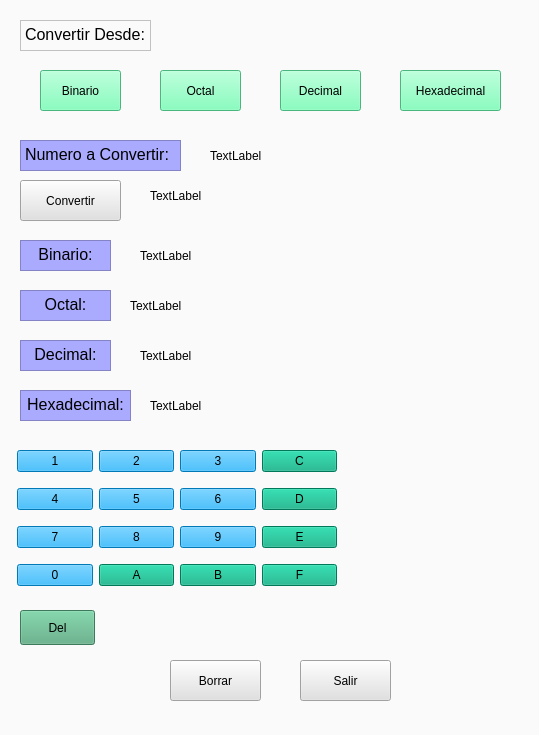
<?xml version="1.0" encoding="UTF-8"?>
<ui version="4.0">
 <class>ConversorEntreBases</class>
 <widget class="QWidget" name="ConversorEntreBases">
  <property name="geometry">
   <rect>
    <x>0</x>
    <y>0</y>
    <width>539</width>
    <height>735</height>
   </rect>
  </property>
  <property name="windowTitle">
   <string>Conversor Entre Bases</string>
  </property>
  <property name="styleSheet">
   <string notr="true">
background-color: rgb(250, 250, 250);</string>
  </property>
  <widget class="QTextEdit" name="TextCon">
   <property name="geometry">
    <rect>
     <x>20</x>
     <y>20</y>
     <width>131</width>
     <height>31</height>
    </rect>
   </property>
   <property name="styleSheet">
    <string notr="true">font: 12pt &quot;Arial&quot;;</string>
   </property>
   <property name="html">
    <string>&lt;!DOCTYPE HTML PUBLIC &quot;-//W3C//DTD HTML 4.0//EN&quot; &quot;http://www.w3.org/TR/REC-html40/strict.dtd&quot;&gt;
&lt;html&gt;&lt;head&gt;&lt;meta name=&quot;qrichtext&quot; content=&quot;1&quot; /&gt;&lt;style type=&quot;text/css&quot;&gt;
p, li { white-space: pre-wrap; }
&lt;/style&gt;&lt;/head&gt;&lt;body style=&quot; font-family:'Arial'; font-size:12pt; font-weight:400; font-style:normal;&quot;&gt;
&lt;p style=&quot; margin-top:0px; margin-bottom:0px; margin-left:0px; margin-right:0px; -qt-block-indent:0; text-indent:0px;&quot;&gt;&lt;span style=&quot; color:#000000;&quot;&gt;Convertir Desde:&lt;/span&gt;&lt;/p&gt;&lt;/body&gt;&lt;/html&gt;</string>
   </property>
  </widget>
  <widget class="QTextEdit" name="BotonNum">
   <property name="geometry">
    <rect>
     <x>20</x>
     <y>140</y>
     <width>161</width>
     <height>31</height>
    </rect>
   </property>
   <property name="styleSheet">
    <string notr="true">font: 12pt &quot;Arial&quot;;
background-color: rgb(170, 170, 255);</string>
   </property>
   <property name="html">
    <string>&lt;!DOCTYPE HTML PUBLIC &quot;-//W3C//DTD HTML 4.0//EN&quot; &quot;http://www.w3.org/TR/REC-html40/strict.dtd&quot;&gt;
&lt;html&gt;&lt;head&gt;&lt;meta name=&quot;qrichtext&quot; content=&quot;1&quot; /&gt;&lt;style type=&quot;text/css&quot;&gt;
p, li { white-space: pre-wrap; }
&lt;/style&gt;&lt;/head&gt;&lt;body style=&quot; font-family:'Arial'; font-size:12pt; font-weight:400; font-style:normal;&quot;&gt;
&lt;p style=&quot; margin-top:0px; margin-bottom:0px; margin-left:0px; margin-right:0px; -qt-block-indent:0; text-indent:0px;&quot;&gt;&lt;span style=&quot; color:#000000;&quot;&gt;Numero a Convertir:&lt;/span&gt;&lt;/p&gt;&lt;/body&gt;&lt;/html&gt;</string>
   </property>
  </widget>
  <widget class="QPushButton" name="Binario">
   <property name="geometry">
    <rect>
     <x>40</x>
     <y>70</y>
     <width>81</width>
     <height>41</height>
    </rect>
   </property>
   <property name="styleSheet">
    <string notr="true">font: 75 12pt &quot;Arial&quot;;
background-color: rgb(101, 255, 175);</string>
   </property>
   <property name="text">
    <string>Binario</string>
   </property>
  </widget>
  <widget class="QPushButton" name="Octal">
   <property name="geometry">
    <rect>
     <x>160</x>
     <y>70</y>
     <width>81</width>
     <height>41</height>
    </rect>
   </property>
   <property name="styleSheet">
    <string notr="true">font: 75 12pt &quot;Arial&quot;;
background-color: rgb(101, 255, 175);</string>
   </property>
   <property name="text">
    <string>Octal</string>
   </property>
  </widget>
  <widget class="QPushButton" name="Decimal">
   <property name="geometry">
    <rect>
     <x>280</x>
     <y>70</y>
     <width>81</width>
     <height>41</height>
    </rect>
   </property>
   <property name="styleSheet">
    <string notr="true">font: 75 12pt &quot;Arial&quot;;
background-color: rgb(101, 255, 175);</string>
   </property>
   <property name="text">
    <string>Decimal</string>
   </property>
  </widget>
  <widget class="QPushButton" name="Hexadecimal">
   <property name="geometry">
    <rect>
     <x>400</x>
     <y>70</y>
     <width>101</width>
     <height>41</height>
    </rect>
   </property>
   <property name="styleSheet">
    <string notr="true">font: 75 12pt &quot;Arial&quot;;
background-color: rgb(101, 255, 175);</string>
   </property>
   <property name="text">
    <string>Hexadecimal</string>
   </property>
  </widget>
  <widget class="QTextEdit" name="BotonBin">
   <property name="geometry">
    <rect>
     <x>20</x>
     <y>240</y>
     <width>91</width>
     <height>31</height>
    </rect>
   </property>
   <property name="styleSheet">
    <string notr="true">font: 12pt &quot;Arial&quot;;
background-color: rgb(170, 170, 255);</string>
   </property>
   <property name="html">
    <string>&lt;!DOCTYPE HTML PUBLIC &quot;-//W3C//DTD HTML 4.0//EN&quot; &quot;http://www.w3.org/TR/REC-html40/strict.dtd&quot;&gt;
&lt;html&gt;&lt;head&gt;&lt;meta name=&quot;qrichtext&quot; content=&quot;1&quot; /&gt;&lt;style type=&quot;text/css&quot;&gt;
p, li { white-space: pre-wrap; }
&lt;/style&gt;&lt;/head&gt;&lt;body style=&quot; font-family:'Arial'; font-size:12pt; font-weight:400; font-style:normal;&quot;&gt;
&lt;p align=&quot;center&quot; style=&quot; margin-top:0px; margin-bottom:0px; margin-left:0px; margin-right:0px; -qt-block-indent:0; text-indent:0px;&quot;&gt;&lt;span style=&quot; color:#000000;&quot;&gt;Binario:&lt;/span&gt;&lt;/p&gt;&lt;/body&gt;&lt;/html&gt;</string>
   </property>
  </widget>
  <widget class="QTextEdit" name="BotonOctal">
   <property name="geometry">
    <rect>
     <x>20</x>
     <y>290</y>
     <width>91</width>
     <height>31</height>
    </rect>
   </property>
   <property name="styleSheet">
    <string notr="true">font: 12pt &quot;Arial&quot;;
background-color: rgb(170, 170, 255);</string>
   </property>
   <property name="html">
    <string>&lt;!DOCTYPE HTML PUBLIC &quot;-//W3C//DTD HTML 4.0//EN&quot; &quot;http://www.w3.org/TR/REC-html40/strict.dtd&quot;&gt;
&lt;html&gt;&lt;head&gt;&lt;meta name=&quot;qrichtext&quot; content=&quot;1&quot; /&gt;&lt;style type=&quot;text/css&quot;&gt;
p, li { white-space: pre-wrap; }
&lt;/style&gt;&lt;/head&gt;&lt;body style=&quot; font-family:'Arial'; font-size:12pt; font-weight:400; font-style:normal;&quot;&gt;
&lt;p align=&quot;center&quot; style=&quot; margin-top:0px; margin-bottom:0px; margin-left:0px; margin-right:0px; -qt-block-indent:0; text-indent:0px;&quot;&gt;Octal:&lt;/p&gt;&lt;/body&gt;&lt;/html&gt;</string>
   </property>
  </widget>
  <widget class="QTextEdit" name="BotonDec">
   <property name="geometry">
    <rect>
     <x>20</x>
     <y>340</y>
     <width>91</width>
     <height>31</height>
    </rect>
   </property>
   <property name="styleSheet">
    <string notr="true">font: 12pt &quot;Arial&quot;;
background-color: rgb(170, 170, 255);</string>
   </property>
   <property name="html">
    <string>&lt;!DOCTYPE HTML PUBLIC &quot;-//W3C//DTD HTML 4.0//EN&quot; &quot;http://www.w3.org/TR/REC-html40/strict.dtd&quot;&gt;
&lt;html&gt;&lt;head&gt;&lt;meta name=&quot;qrichtext&quot; content=&quot;1&quot; /&gt;&lt;style type=&quot;text/css&quot;&gt;
p, li { white-space: pre-wrap; }
&lt;/style&gt;&lt;/head&gt;&lt;body style=&quot; font-family:'Arial'; font-size:12pt; font-weight:400; font-style:normal;&quot;&gt;
&lt;p align=&quot;center&quot; style=&quot; margin-top:0px; margin-bottom:0px; margin-left:0px; margin-right:0px; -qt-block-indent:0; text-indent:0px;&quot;&gt;Decimal:&lt;/p&gt;&lt;/body&gt;&lt;/html&gt;</string>
   </property>
  </widget>
  <widget class="QTextEdit" name="BotonHex">
   <property name="geometry">
    <rect>
     <x>20</x>
     <y>390</y>
     <width>111</width>
     <height>31</height>
    </rect>
   </property>
   <property name="styleSheet">
    <string notr="true">font: 12pt &quot;Arial&quot;;
background-color: rgb(170, 170, 255);</string>
   </property>
   <property name="html">
    <string>&lt;!DOCTYPE HTML PUBLIC &quot;-//W3C//DTD HTML 4.0//EN&quot; &quot;http://www.w3.org/TR/REC-html40/strict.dtd&quot;&gt;
&lt;html&gt;&lt;head&gt;&lt;meta name=&quot;qrichtext&quot; content=&quot;1&quot; /&gt;&lt;style type=&quot;text/css&quot;&gt;
p, li { white-space: pre-wrap; }
&lt;/style&gt;&lt;/head&gt;&lt;body style=&quot; font-family:'Arial'; font-size:12pt; font-weight:400; font-style:normal;&quot;&gt;
&lt;p align=&quot;center&quot; style=&quot; margin-top:0px; margin-bottom:0px; margin-left:0px; margin-right:0px; -qt-block-indent:0; text-indent:0px;&quot;&gt;Hexadecimal:&lt;/p&gt;&lt;/body&gt;&lt;/html&gt;</string>
   </property>
  </widget>
  <widget class="QPushButton" name="Borrar">
   <property name="geometry">
    <rect>
     <x>170</x>
     <y>660</y>
     <width>91</width>
     <height>41</height>
    </rect>
   </property>
   <property name="styleSheet">
    <string notr="true">background-color: rgb(225, 225, 225);
font: 87 12pt &quot;Arial Black&quot;;</string>
   </property>
   <property name="text">
    <string>Borrar</string>
   </property>
  </widget>
  <widget class="QPushButton" name="Salir">
   <property name="geometry">
    <rect>
     <x>300</x>
     <y>660</y>
     <width>91</width>
     <height>41</height>
    </rect>
   </property>
   <property name="styleSheet">
    <string notr="true">background-color: rgb(225, 225, 225);
font: 87 12pt &quot;Arial Black&quot;;</string>
   </property>
   <property name="text">
    <string>Salir</string>
   </property>
  </widget>
  <widget class="QPushButton" name="Borrar_2">
   <property name="geometry">
    <rect>
     <x>20</x>
     <y>180</y>
     <width>101</width>
     <height>41</height>
    </rect>
   </property>
   <property name="styleSheet">
    <string notr="true">background-color: rgb(225, 225, 225);
font: 75 10pt &quot;Arial&quot;;</string>
   </property>
   <property name="text">
    <string>Convertir</string>
   </property>
  </widget>
  <widget class="QWidget" name="layoutWidget">
   <property name="geometry">
    <rect>
     <x>17</x>
     <y>440</y>
     <width>320</width>
     <height>160</height>
    </rect>
   </property>
   <layout class="QGridLayout" name="gridLayout">
    <item row="0" column="0">
     <widget class="QPushButton" name="botonUno">
      <property name="styleSheet">
       <string notr="true">background-color: rgb(0, 170, 255);
font: 87 14pt &quot;Arial Black&quot;;</string>
      </property>
      <property name="text">
       <string>1</string>
      </property>
      <property name="shortcut">
       <string>1</string>
      </property>
     </widget>
    </item>
    <item row="0" column="1">
     <widget class="QPushButton" name="botonDos">
      <property name="styleSheet">
       <string notr="true">background-color: rgb(0, 170, 255);
font: 87 14pt &quot;Arial Black&quot;;</string>
      </property>
      <property name="text">
       <string>2</string>
      </property>
      <property name="shortcut">
       <string>2</string>
      </property>
     </widget>
    </item>
    <item row="0" column="2">
     <widget class="QPushButton" name="botonTres">
      <property name="styleSheet">
       <string notr="true">background-color: rgb(0, 170, 255);
font: 87 14pt &quot;Arial Black&quot;;</string>
      </property>
      <property name="text">
       <string>3</string>
      </property>
      <property name="shortcut">
       <string>3</string>
      </property>
     </widget>
    </item>
    <item row="0" column="3">
     <widget class="QPushButton" name="BotonMulti">
      <property name="styleSheet">
       <string notr="true">background-color: rgb(0, 170, 127);
font: 87 14pt &quot;Arial Black&quot;;</string>
      </property>
      <property name="text">
       <string>C</string>
      </property>
      <property name="shortcut">
       <string>*</string>
      </property>
     </widget>
    </item>
    <item row="1" column="0">
     <widget class="QPushButton" name="botonCuatro">
      <property name="styleSheet">
       <string notr="true">background-color: rgb(0, 170, 255);
font: 87 14pt &quot;Arial Black&quot;;</string>
      </property>
      <property name="text">
       <string>4</string>
      </property>
      <property name="shortcut">
       <string>4</string>
      </property>
     </widget>
    </item>
    <item row="1" column="1">
     <widget class="QPushButton" name="botonCinco">
      <property name="styleSheet">
       <string notr="true">background-color: rgb(0, 170, 255);
font: 87 14pt &quot;Arial Black&quot;;</string>
      </property>
      <property name="text">
       <string>5</string>
      </property>
      <property name="shortcut">
       <string>5</string>
      </property>
     </widget>
    </item>
    <item row="1" column="2">
     <widget class="QPushButton" name="botonSeis">
      <property name="styleSheet">
       <string notr="true">background-color: rgb(0, 170, 255);
font: 87 14pt &quot;Arial Black&quot;;</string>
      </property>
      <property name="text">
       <string>6</string>
      </property>
      <property name="shortcut">
       <string>6</string>
      </property>
     </widget>
    </item>
    <item row="1" column="3">
     <widget class="QPushButton" name="botonMenos_2">
      <property name="styleSheet">
       <string notr="true">font: 87 14pt &quot;Arial Black&quot;;
background-color: rgb(0, 170, 127);</string>
      </property>
      <property name="text">
       <string>D</string>
      </property>
      <property name="shortcut">
       <string>-</string>
      </property>
     </widget>
    </item>
    <item row="2" column="0">
     <widget class="QPushButton" name="botonSiete">
      <property name="styleSheet">
       <string notr="true">background-color: rgb(0, 170, 255);
font: 87 14pt &quot;Arial Black&quot;;</string>
      </property>
      <property name="text">
       <string>7</string>
      </property>
      <property name="shortcut">
       <string>7</string>
      </property>
     </widget>
    </item>
    <item row="2" column="1">
     <widget class="QPushButton" name="botonOcho">
      <property name="styleSheet">
       <string notr="true">background-color: rgb(0, 170, 255);
font: 87 14pt &quot;Arial Black&quot;;</string>
      </property>
      <property name="text">
       <string>8</string>
      </property>
      <property name="shortcut">
       <string>8</string>
      </property>
     </widget>
    </item>
    <item row="2" column="2">
     <widget class="QPushButton" name="botonNueve">
      <property name="styleSheet">
       <string notr="true">background-color: rgb(0, 170, 255);
font: 87 14pt &quot;Arial Black&quot;;</string>
      </property>
      <property name="text">
       <string>9</string>
      </property>
      <property name="shortcut">
       <string>9</string>
      </property>
     </widget>
    </item>
    <item row="2" column="3">
     <widget class="QPushButton" name="botonMenos_3">
      <property name="styleSheet">
       <string notr="true">font: 87 14pt &quot;Arial Black&quot;;
background-color: rgb(0, 170, 127);</string>
      </property>
      <property name="text">
       <string>E</string>
      </property>
      <property name="shortcut">
       <string>-</string>
      </property>
     </widget>
    </item>
    <item row="3" column="0">
     <widget class="QPushButton" name="botonCero">
      <property name="styleSheet">
       <string notr="true">background-color: rgb(0, 170, 255);
font: 87 14pt &quot;Arial Black&quot;;</string>
      </property>
      <property name="text">
       <string>0</string>
      </property>
      <property name="shortcut">
       <string>0</string>
      </property>
     </widget>
    </item>
    <item row="3" column="1">
     <widget class="QPushButton" name="botonMas">
      <property name="styleSheet">
       <string notr="true">font: 87 14pt &quot;Arial Black&quot;;
background-color: rgb(0, 170, 127);</string>
      </property>
      <property name="text">
       <string>A</string>
      </property>
      <property name="shortcut">
       <string>+</string>
      </property>
     </widget>
    </item>
    <item row="3" column="2">
     <widget class="QPushButton" name="botonMenos">
      <property name="styleSheet">
       <string notr="true">font: 87 14pt &quot;Arial Black&quot;;
background-color: rgb(0, 170, 127);</string>
      </property>
      <property name="text">
       <string>B</string>
      </property>
      <property name="shortcut">
       <string>-</string>
      </property>
     </widget>
    </item>
    <item row="3" column="3">
     <widget class="QPushButton" name="botonMenos_4">
      <property name="styleSheet">
       <string notr="true">font: 87 14pt &quot;Arial Black&quot;;
background-color: rgb(0, 170, 127);</string>
      </property>
      <property name="text">
       <string>F</string>
      </property>
      <property name="shortcut">
       <string>-</string>
      </property>
     </widget>
    </item>
   </layout>
  </widget>
  <widget class="QPushButton" name="BotonBorrar">
   <property name="geometry">
    <rect>
     <x>20</x>
     <y>610</y>
     <width>75</width>
     <height>35</height>
    </rect>
   </property>
   <property name="styleSheet">
    <string notr="true">background-color: rgb(85, 170, 127);
font: 75 10pt &quot;Arial&quot;;</string>
   </property>
   <property name="text">
    <string>Del</string>
   </property>
   <property name="shortcut">
    <string>Esc</string>
   </property>
  </widget>
  <widget class="QLabel" name="label">
   <property name="geometry">
    <rect>
     <x>210</x>
     <y>140</y>
     <width>221</width>
     <height>31</height>
    </rect>
   </property>
   <property name="text">
    <string>TextLabel</string>
   </property>
  </widget>
  <widget class="QLabel" name="label_2">
   <property name="geometry">
    <rect>
     <x>150</x>
     <y>180</y>
     <width>171</width>
     <height>31</height>
    </rect>
   </property>
   <property name="text">
    <string>TextLabel</string>
   </property>
  </widget>
  <widget class="QLabel" name="label_3">
   <property name="geometry">
    <rect>
     <x>140</x>
     <y>240</y>
     <width>211</width>
     <height>31</height>
    </rect>
   </property>
   <property name="text">
    <string>TextLabel</string>
   </property>
  </widget>
  <widget class="QLabel" name="label_4">
   <property name="geometry">
    <rect>
     <x>130</x>
     <y>290</y>
     <width>231</width>
     <height>31</height>
    </rect>
   </property>
   <property name="text">
    <string>TextLabel</string>
   </property>
  </widget>
  <widget class="QLabel" name="label_5">
   <property name="geometry">
    <rect>
     <x>140</x>
     <y>340</y>
     <width>211</width>
     <height>31</height>
    </rect>
   </property>
   <property name="text">
    <string>TextLabel</string>
   </property>
  </widget>
  <widget class="QLabel" name="label_6">
   <property name="geometry">
    <rect>
     <x>150</x>
     <y>390</y>
     <width>191</width>
     <height>31</height>
    </rect>
   </property>
   <property name="text">
    <string>TextLabel</string>
   </property>
  </widget>
 </widget>
 <resources/>
 <connections>
  <connection>
   <sender>Salir</sender>
   <signal>clicked()</signal>
   <receiver>Salir</receiver>
   <slot>close()</slot>
   <hints>
    <hint type="sourcelabel">
     <x>359</x>
     <y>502</y>
    </hint>
    <hint type="destinationlabel">
     <x>352</x>
     <y>498</y>
    </hint>
   </hints>
  </connection>
 </connections>
</ui>
